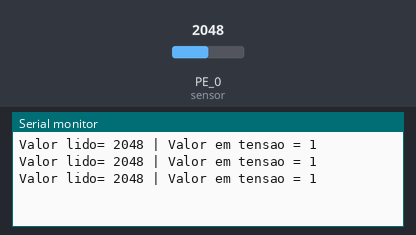
Bench run of a sketch on a simulated TI Tiva C LaunchPad. Shown: the last lines printed to the serial monitor. Inputs (shaded band) come from the test bench; at power-on: PE_0 (sensor) = 2048.

Above: at 1.3 s.
1.4 s: PE_0 (sensor) set to 2866
At 1.9 s:
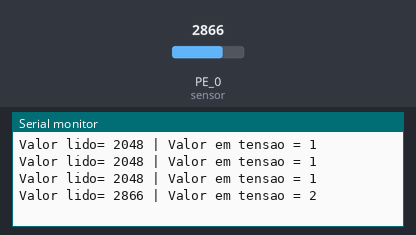
2.9 s: PE_0 (sensor) set to 3603
At 3.4 s:
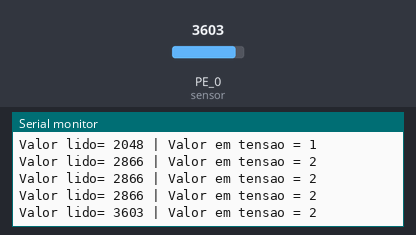
Timing chart, 0 to 5.9 s (numbered marks = the images above; inputs shaded):
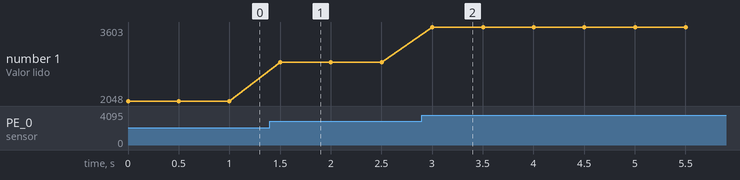

Measured:
- after the input at 1.4 s, the serial monitor: prints a new line after 0.10 s (image 1)
- after the input at 2.9 s, the serial monitor: prints a new line after 0.10 s (image 2)
- plotted number 1: 2048 → 2866 after the input at 1.4 s, 2866 → 3603 after the input at 2.9 s

The sketch:

analog_read.ino
```cpp
#define sensor PE_0
int valorD;

void setup() {
  Serial.begin(19200);
}

void loop() {

  valorD = analogRead(sensor);

  Serial.print("Valor lido= ");
  Serial.print(valorD);

  Serial.print(" | Valor em tensao = ");
  Serial.println(map(valorD,0,4093,0,3.3));
  delay(500);
}
```
